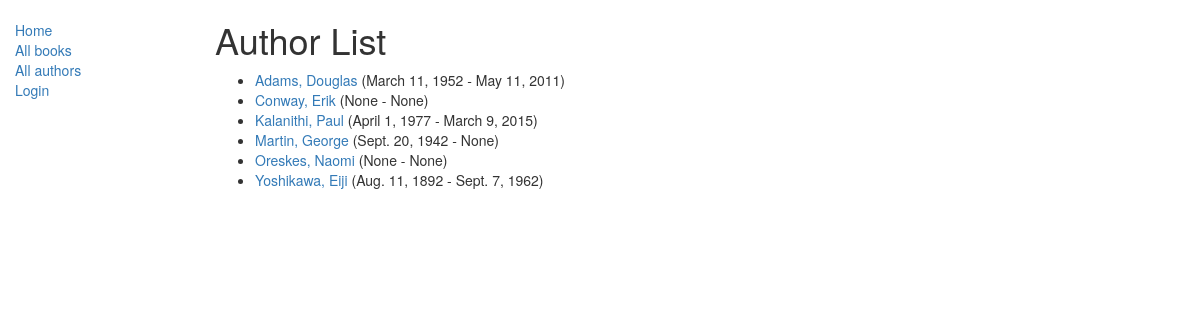
Screenshot of /catalog/authors/ with the database file from the repository.
### catalog/models.py (models this page shows, shortened)
class Author(models.Model):
    first_name = models.CharField(max_length=100)
    last_name = models.CharField(max_length=100)
    date_of_birth = models.DateField(null=True, blank=True)
    date_of_death = models.DateField('Died', null=True, blank=True)
    class Meta:
        ordering = ["last_name", "first_name"]
    def get_absolute_url(self):
        return reverse('author-detail', args=[str(self.id)])

### catalog/views.py (the view)
# urls.py: path('authors/', views.AuthorListView.as_view(), name='authors'),
class AuthorListView(generic.ListView):
    model = Author

### catalog/templates/catalog/author_list.html
{% extends "base_generic.html" %}
{% block content %}
    <h1>Author List</h1>
    {% if author_list %}
    <ul>
      {% for author in author_list %}
      <li>
        <a href="{{ author.get_absolute_url }}">{{ author.last_name }}, {{ author.first_name }}</a> ({{ author.date_of_birth }} - {{ author.date_of_death }})
      </li>
      {% endfor %}
    </ul>
    {% else %}
      <p>There are no authors.</p>
    {% endif %}
{% endblock %}

### rows the page displays
Author: last_name "Adams", first_name "Douglas", date_of_birth "March 11, 1952", date_of_death "May 11, 2011"
Author: last_name "Conway", first_name "Erik", date_of_birth "None", date_of_death "None"
Author: last_name "Kalanithi", first_name "Paul", date_of_birth "April 1, 1977", date_of_death "March 9, 2015"
Author: last_name "Martin", first_name "George", date_of_birth "Sept. 20, 1942", date_of_death "None"
Author: last_name "Oreskes", first_name "Naomi", date_of_birth "None", date_of_death "None"
Author: last_name "Yoshikawa", first_name "Eiji", date_of_birth "Aug. 11, 1892", date_of_death "Sept. 7, 1962"
